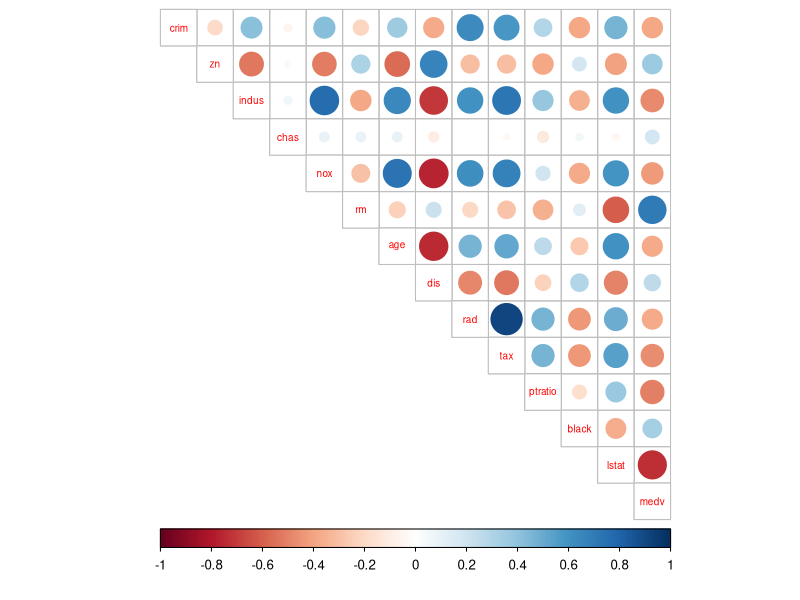
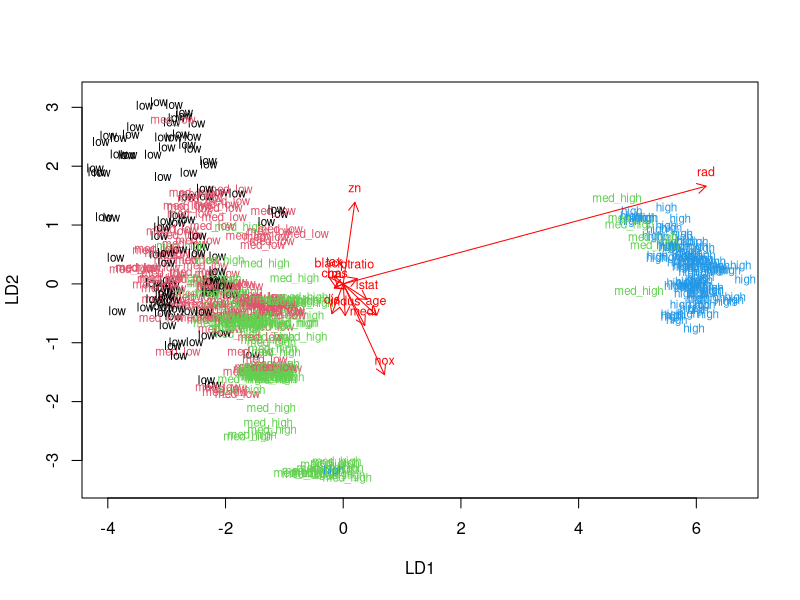
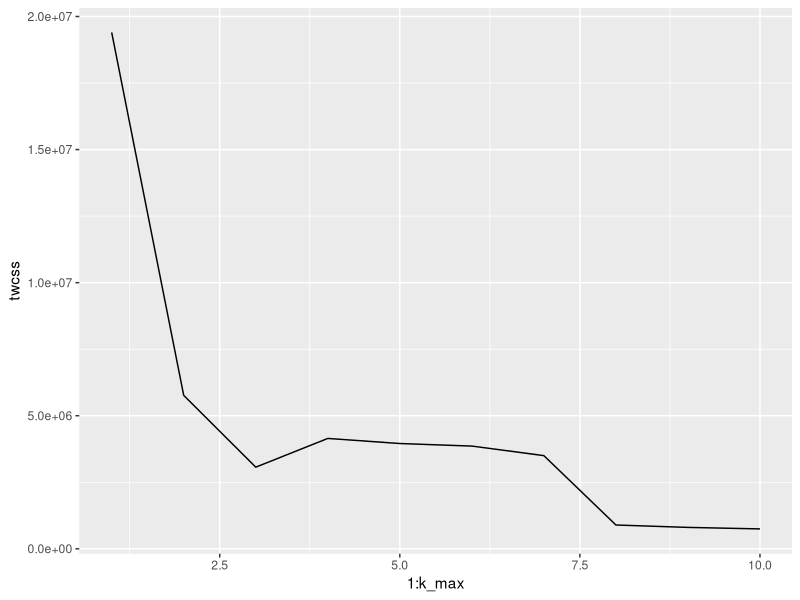
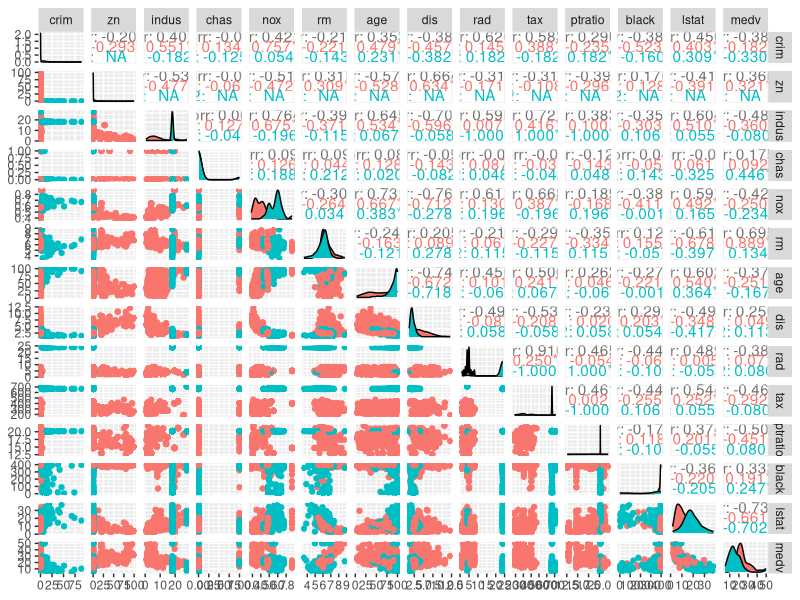
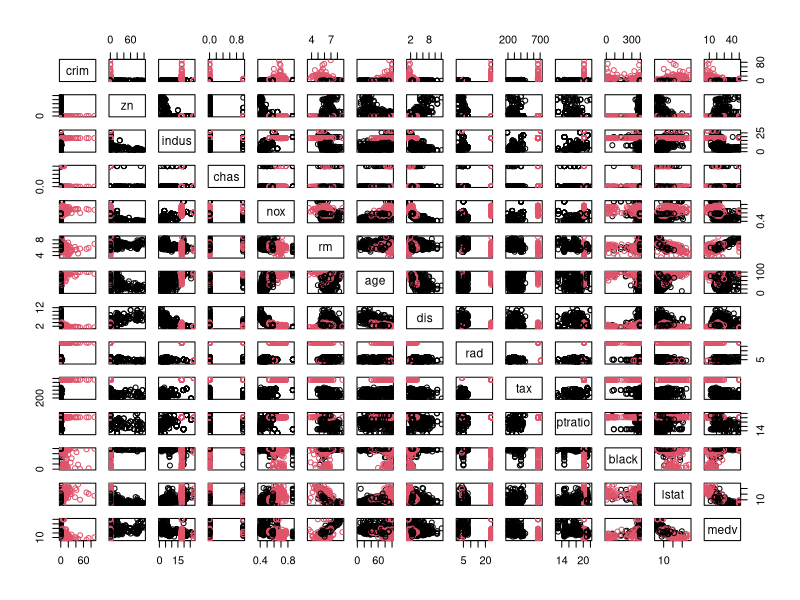

Write the R code that produced these figures, in order.
## ---- chunk 1
# Libraries
library(MASS)
library(corrplot)
library(dplyr)
library(ggplot2)
library(GGally)

# Load the Boston data from MASS:
data("Boston")

## ---- chunk 2
# Exploring the data:
dim(Boston)
str(Boston)

## ---- chunk 3
# Summary of the variables
summary(Boston)
## ---- chunk 4

# Calculating correlation matrix and rounding it
cor_matrix<-cor(Boston) %>% round(digits = 2)

# Printing the matrix
cor_matrix

# Visualizing the matrix
corrplot(cor_matrix, method="circle", type="upper", cl.pos="b", tl.pos="d", tl.cex = 0.6)

## ---- chunk 5
# Scaling the data
boston_scaled <- scale(Boston)

# Changing the class to data frame from "matrix" "array"
boston_scaled <- as.data.frame(boston_scaled)

# Summary of the scaled variables
summary(boston_scaled)
## ---- chunk 6
# Quantile vector of variable 'crim':
bins <- quantile(boston_scaled$crim)
bins

# Categorical variable 'crime':
crime <- cut(boston_scaled$crim, breaks = bins, include.lowest = TRUE, label = c("low","med_low","med_high","high"))

# Removing original 'crim'
boston_scaled <- dplyr::select(boston_scaled, -crim)

# Adding 'crime'
boston_scaled <- data.frame(boston_scaled, crime)

# Choosing randomly 80% of the rows:
n <- nrow(boston_scaled)
ind <- sample(n,  size = n * 0.8)

# Dividing to train and test sets:
train <- boston_scaled[ind,]
test <- boston_scaled[-ind,]
## ---- chunk 7
# Linear discriminant analysis
lda.fit <- lda(crime ~ ., data = train)
lda.fit

# Function for LDA biplot arrows
lda.arrows <- function(x, myscale = 1, arrow_heads = 0.1, color = "red", tex = 0.75, choices = c(1,2)){
  heads <- coef(x)
  arrows(x0 = 0, y0 = 0, 
         x1 = myscale * heads[,choices[1]], 
         y1 = myscale * heads[,choices[2]], col=color, length = arrow_heads)
  text(myscale * heads[,choices], labels = row.names(heads), 
       cex = tex, col=color, pos=3)
}

# Target classes as numeric
classes <- as.numeric(train$crime)

# Plot the LDA results
plot(lda.fit, dimen = 2, col = classes, pch = classes)
lda.arrows(lda.fit, myscale = 2)

## ---- chunk 8
# Save the correct classes from test data:
correct_classes <- test$crime

# Remove the crime variable from test data:
test <- dplyr::select(test, -crime)

# Predict classes with test data:
lda.pred <- predict(lda.fit, newdata = test)

# Cross-tabulate the results:
table(correct = correct_classes, predicted = lda.pred$class)

## ---- chunk 9
# Reload data
data('Boston')

# Standardizing and changing class to data frame
boston_scaled <- scale(Boston)
boston_scaled <- as.data.frame(boston_scaled)

# Euclidean distance matrix
dist_eu <- dist(boston_scaled)
summary(dist_eu)

# Manhattan distance matrix
dist_man <- dist(Boston, method = 'manhattan')
summary(dist_man)

# Set seed to remove randomness between runs
set.seed(123)

# Maximum number of clusters
k_max <- 10

# Calculate the total within sum of squares
twcss <- sapply(1:k_max, function(k){kmeans(Boston, k)$tot.withinss})

# Visualize the results
qplot(x = 1:k_max, y = twcss, geom = 'line')

# K-means clustering
km <-kmeans(Boston, centers = 2)

# Visualization by ggpairs, using different colours for different clusters 
km$cluster <- as.factor(km$cluster)
ggpairs(Boston, mapping = aes(col = km$cluster))

# Same with pairs function, not quite as pretty
pairs(Boston, col = km$cluster)
